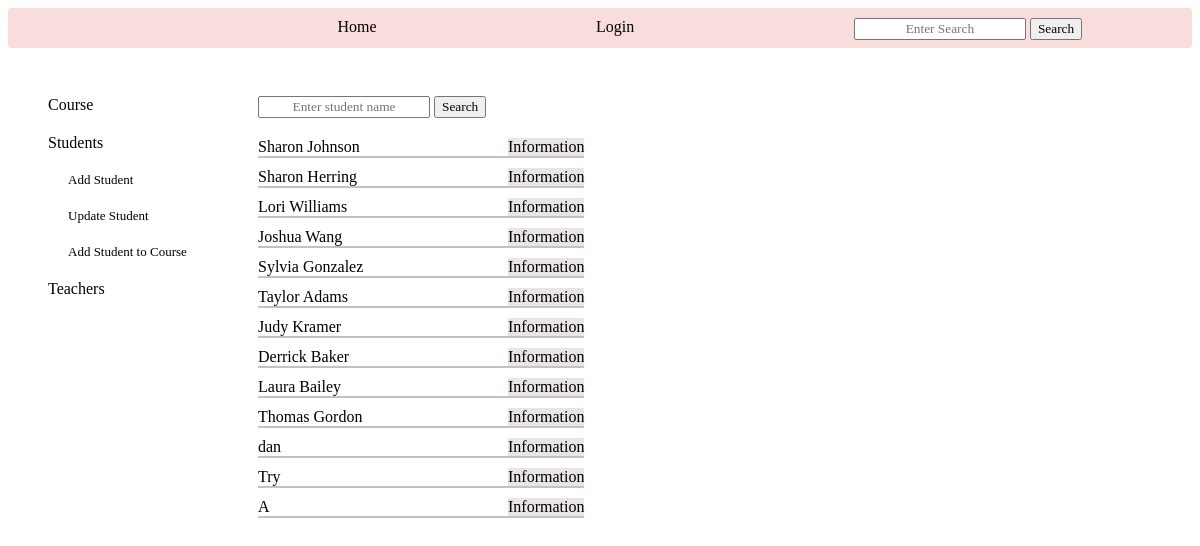
The page /admin_students on the database as committed earlier.
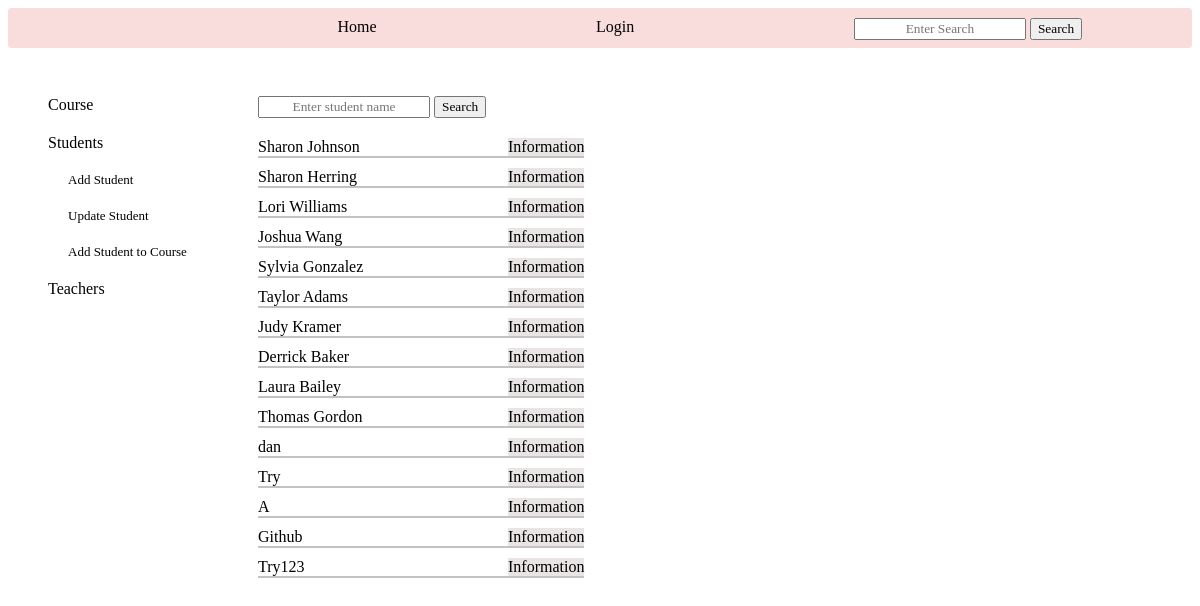
The same page on the database as committed later.
### tables this page shows
CREATE TABLE students (
        id INTEGER PRIMARY KEY,
        name TEXT NOT NULL,
        email TEXT UNIQUE,
        phone TEXT UNIQUE,
        user_id INTEGER,
        FOREIGN KEY(user_id) REFERENCES new_users (id)
        );

### app.py (the view, shortened to what this page needs)
@app.route('/admin_students', methods=['GET', 'POST'])
def admin_students(): # students information and actions for admin
    log=check_log()
    info=info_user()
    form=['create']
    return render_template('admin_students.html', log=log, info=info, form=form, student_attend='', student_dict='', students=create_students_objects(crud.read_all('students')))

### app.py (called while the page is built)
def check_log(): #check if user is loged in or not
    log_result={}
    if "name" in session:
        link='/logout'
        log='Logout'
        log_result['link']=link
        log_result['log']=log
        return log_result
    else:
        link='/login'
        log='Login'
        log_result['link']=link
        log_result['log']=log
        return log_result

def info_user(): # get user info
    if "role" in session:
        info={}
        if session['role']=='admin':
            info['id']=session['id']
            info['link']=f"/administrator/{session['id']}"
            info['word']='Administrator'
            info['hello']=f"Hello {crud.admin_name(session['id'])}- what do you want to do?"
        if session['role']=='teacher':
            info['id']=session['id']
            info['link']=f"/teacher_profile/{session['id']}"
            info['word']=f"Welcome {crud.teacher_name(session['id'])}"
            info['class']='user_hello'
        if session['role']=='student':
            info['id']=session['id']
            info['link']=f"/student_profile/{session['id']}"
            info['word']=f"Welcome {crud.student_name(session['id'])}"
            info['class']='user_hello'
        return info

### crud.py (called while the page is built)
def read_all(table):
    return query(f"SELECT * FROM {table}")

### functions.py (called while the page is built)
def create_students_objects(students: list):
    students_objects=[classes.Student(student[0], student[1], student[2], student[3], student[4]) for student in students]
    return students_objects

### setup_db.py (called while the page is built)
def query(sql):
    with sqlite3.connect('students.db') as conn:
        cur=conn.cursor()
        cur.execute(sql)
        return cur.fetchall()

### templates/admin_students.html (shortened to what this page needs)
{% include "admin_nav_students.html" %}
    <div class="admin_students_main">
        <div class="main_student_search">
            <div class="student_search">
                {% for f in form %}
                <form action="" method="POST">
                    <input type="text" name="search" placeholder="Enter student name">
                    <input type="submit" value="Search">
                </form>
                {% endfor %}
            </div>
            <div class="students_list">
                {% for student in students %}
                <div class="student_info">
                    <div class="student_name">{{student.name}}</div>
                    <a href="/student_info/{{student.tid}}">Information</a>
                </div>
                {% endfor %}
            </div>
        </div>
        <div class="student_courses">
            <div class="average_course_attend">
            </div>
        </div>
    </div>
    <div class="info_more_links">
    </div>
</div>

### templates/admin_nav_students.html (shortened to what this page needs)
{% extends "base.html" %}
{% block content %}
<div class="admin_pages">
    <div class="links">
        <div class="link"><a href="/admin_courses">Course</a></div>
        <div class="link"><a href="/admin_students">Students</a></div>
            <div class="more_links">
                <div class="link"><a href="/add_student">Add Student</a></div>
                <div class="link"><a href="/update_students">Update Student</a></div>
                <div class="link"><a href="/student_registration">Add Student to Course</a></div>
            </div>
        <div class="link"><a href="/admin_teachers">Teachers</a></div>
    </div>
{% endblock %}

### templates/base.html
{% include "header.html" %}
{% block content %}
{% endblock %}

### templates/header.html (shortened to what this page needs)
<!DOCTYPE html>
<html lang="en">
<head>
    <link rel="stylesheet" href="../static/style.css">
</head>
<body>
 <div class="navbar">
    <a href="/home">Home</a>
    <a href="{{log.link}}">{{log.log}}</a>
    <form action="/search" method="">
        <input type="text" name="search" placeholder="Enter Search">
        <input type="submit" value="Search">
    </form>
 </div>

### static/style.css (style rules this page uses)
input { font-family: 'Times New Roman', Times, serif; text-align: center; }
.links { display: flex; flex-direction: column; gap: 20px; margin-left: 20px; grid-column: 1; grid-row: 2; }
.link>* { text-decoration: none; color: black; }
.more_links { display: flex; flex-direction: column; gap: 20px; margin-left: 20px; font-size:small; width: 120px; }
.navbar { width: 100%; height: 40px; text-decoration: none; display: flex; justify-content: space-around; background-color: rgb(249, 220, 220); border-radius: 3px 3px 3px 3px; }
.navbar>* { text-decoration: none; color: black; height: max-content; margin-top: 10px; }
.admin_pages { display: grid; grid-template-columns: max-content max-content; grid-template-rows: max-content max-content; column-gap: 70px; row-gap: 10px; margin-left: 20px; }
.info_more_links { display: flex; gap: 5px; grid-row: 1; grid-column: 2; height: 18px; margin-left: 320px; }
.average_course_attend { display: flex; flex-direction: column; gap: 5px; }
.admin_students_main { grid-column: 2; grid-row: 2; display: flex; }
.main_student_search { display: flex; flex-direction: column; gap:20px; }
.students_list { display: flex; flex-direction: column; gap:10px; justify-content: space-between; }
.students_list>div { border-bottom: solid; border-width: 2px; border-color: rgb(195, 193, 193); }
.student_info { display: flex; }
.student_info>a { text-decoration: none; color: black; background-color: rgb(233, 229, 229); }
.student_name { width:250px; }
.student_courses { display: flex; flex-direction: column; gap: 20px; }

Rows that differ between the two databases and show on the page:
added students: name "Github"
added students: name "Try123"
